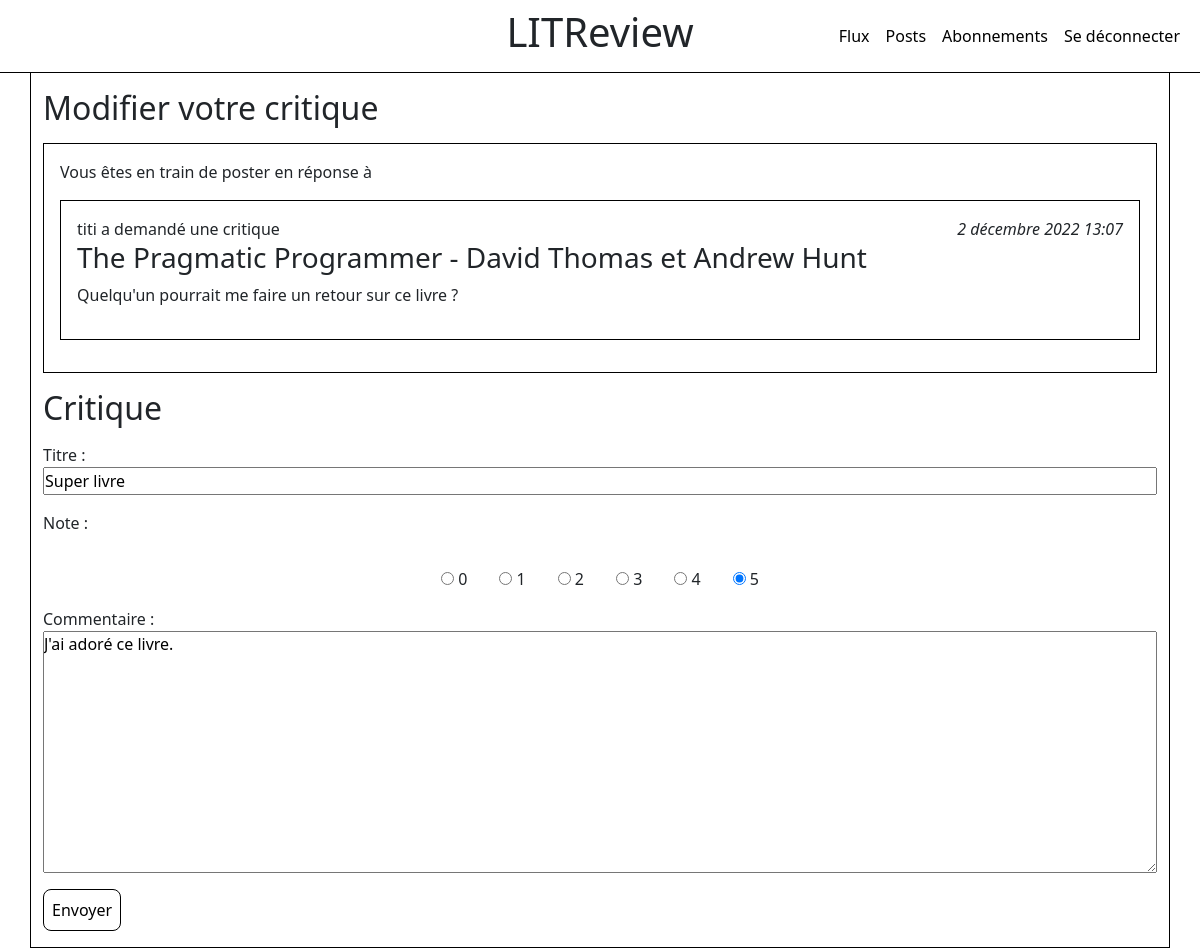
/reviews/47/update/ (signed in), run on an earlier commit of the app's database.
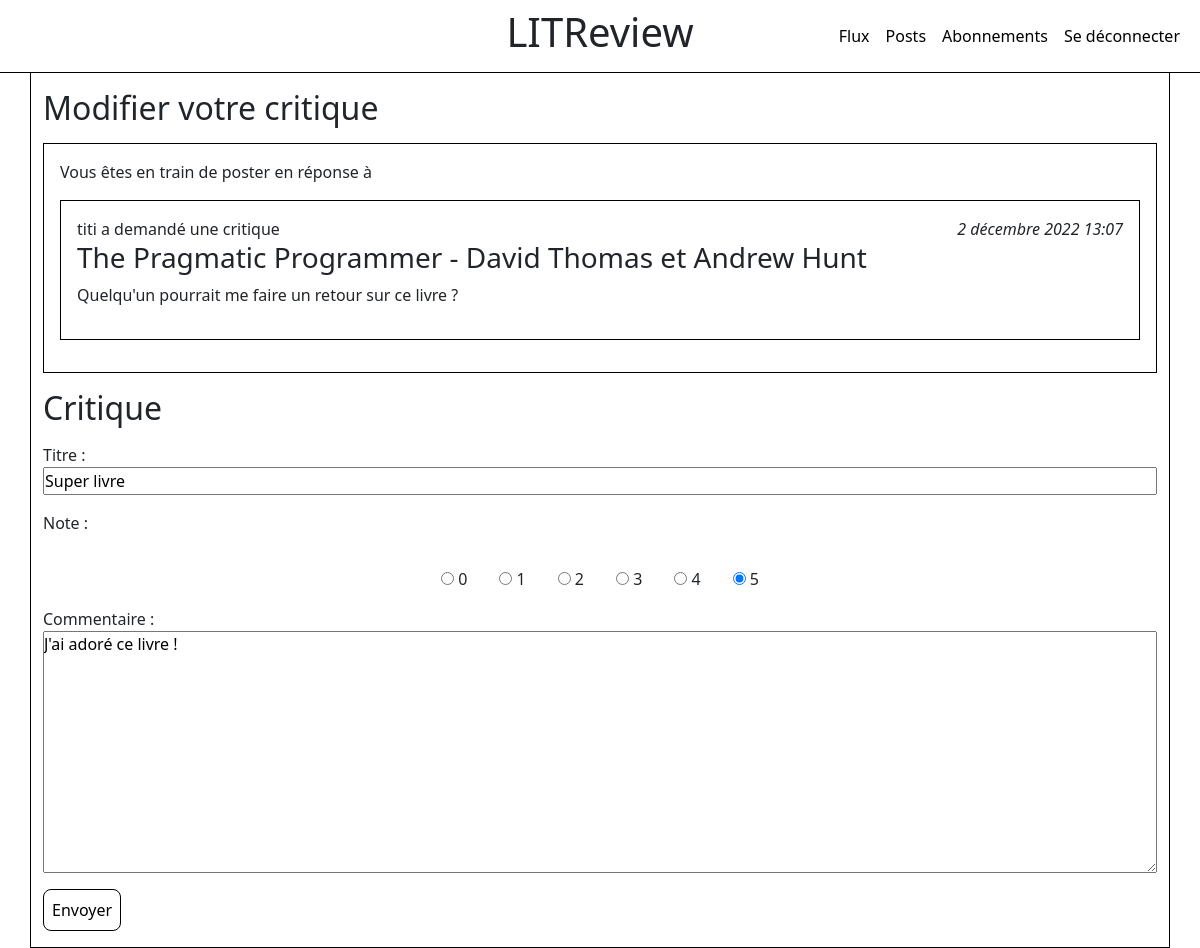
And on a later commit of the database.
### feed/models.py (models this page shows, shortened)
class Review(models.Model):
    ticket = models.ForeignKey(Ticket, on_delete=models.CASCADE)
    user = models.ForeignKey(to=settings.AUTH_USER_MODEL, on_delete=models.CASCADE)
    headline = models.CharField(max_length=128)
    body = models.fields.TextField(max_length=8192, blank=True)
    rating = models.PositiveSmallIntegerField(validators=[MinValueValidator(0), MaxValueValidator(5)])
    time_created = models.DateTimeField(auto_now_add=True)

### feed/views.py (the view)
# urls.py: path('reviews/<int:review_id>/update/', feed.views.review_update, name='review_update'),
@login_required
def review_update(request, review_id):
    review = Review.objects.get(id=review_id)
    post = review.ticket
    update_form = ReviewForm(instance=review)
    if request.method == 'POST':
        update_form = ReviewForm(request.POST, instance=review)
        if update_form.is_valid():
            update_form.save()
            messages.success(request, 'Votre critique a été mise à jour')
            return redirect('home')
    context = {
        'update_form': update_form,
        'review': review,
        'post': post,
        }
    return render(request, 'feed/review_update.html', context=context)

### feed/forms.py
class ReviewForm(forms.ModelForm):
    rating = forms.ChoiceField(label='Note', widget=forms.RadioSelect, choices=RATINGS)
    class Meta:
        model = Review
        fields = ['headline', 'rating', 'body', ]
        labels = {
          "headline": "Titre",
          "rating": "Note",
          "body": "Commentaire",
          }

### feed/templates/feed/review_update.html (shortened to what this page needs)
{% extends 'base.html' %}
{% block content %}
<h2>Modifier votre critique</h2>
<div class="post">
  <p>Vous êtes en train de poster en réponse à </p>
  {% include 'feed/snippet_ticket.html' %}
</div>
<h2>Critique</h2>
{% if review.user == request.user %}
<form action="" method="POST" class="text-right">
  {{ update_form.as_p }}
  <input type="submit" value="Envoyer" class="button">
</form>
{% else %}
  <h2>Vous n'êtes pas autorisé à modifier cette critique.</h2>
{% endif %}
{% endblock %}

What changed in the data, as far as the page shows it:
changed Review "Super livre": body "J'ai adoré ce livre." → "J'ai adoré ce livre !"
